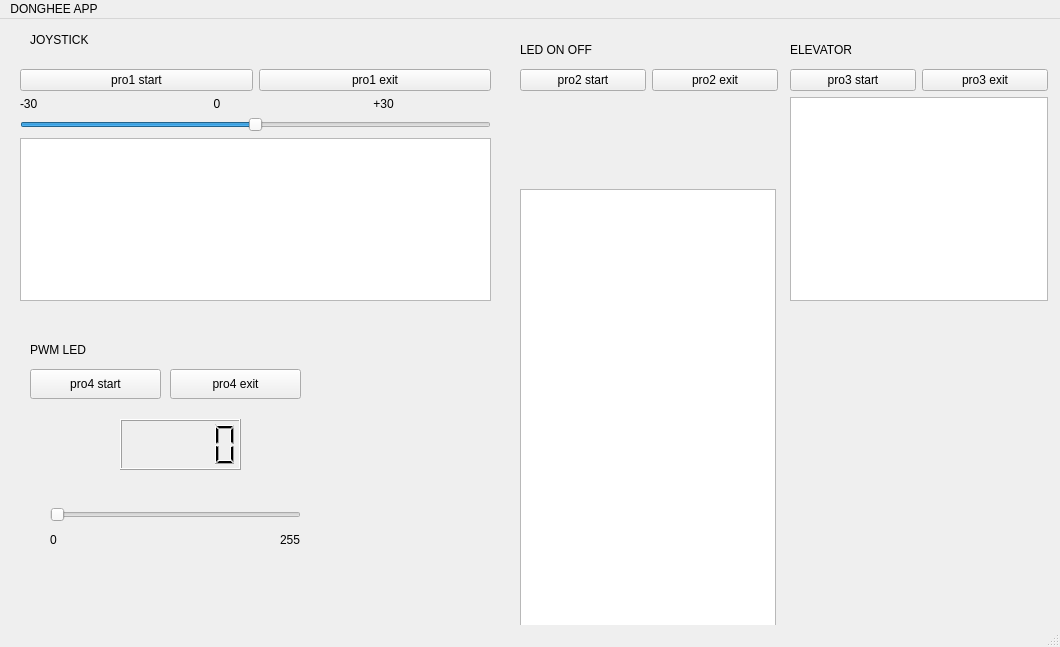
<?xml version="1.0" encoding="UTF-8"?>
<ui version="4.0">
 <class>MainWindow</class>
 <widget class="QMainWindow" name="MainWindow">
  <property name="geometry">
   <rect>
    <x>0</x>
    <y>0</y>
    <width>1060</width>
    <height>647</height>
   </rect>
  </property>
  <property name="windowTitle">
   <string>MainWindow</string>
  </property>
  <widget class="QWidget" name="centralwidget">
   <widget class="QPushButton" name="pushButton_7">
    <property name="geometry">
     <rect>
      <x>30</x>
      <y>350</y>
      <width>131</width>
      <height>30</height>
     </rect>
    </property>
    <property name="text">
     <string>pro4 start</string>
    </property>
   </widget>
   <widget class="QPushButton" name="pushButton_8">
    <property name="geometry">
     <rect>
      <x>170</x>
      <y>350</y>
      <width>131</width>
      <height>30</height>
     </rect>
    </property>
    <property name="text">
     <string>pro4 exit</string>
    </property>
   </widget>
   <widget class="QSlider" name="horizontalSlider">
    <property name="geometry">
     <rect>
      <x>50</x>
      <y>470</y>
      <width>251</width>
      <height>51</height>
     </rect>
    </property>
    <property name="maximum">
     <number>255</number>
    </property>
    <property name="orientation">
     <enum>Qt::Horizontal</enum>
    </property>
   </widget>
   <widget class="QLCDNumber" name="lcdNumber">
    <property name="geometry">
     <rect>
      <x>120</x>
      <y>400</y>
      <width>121</width>
      <height>51</height>
     </rect>
    </property>
   </widget>
   <widget class="QLabel" name="label">
    <property name="geometry">
     <rect>
      <x>30</x>
      <y>10</y>
      <width>151</width>
      <height>22</height>
     </rect>
    </property>
    <property name="text">
     <string>JOYSTICK</string>
    </property>
   </widget>
   <widget class="QLabel" name="label_2">
    <property name="geometry">
     <rect>
      <x>520</x>
      <y>20</y>
      <width>131</width>
      <height>22</height>
     </rect>
    </property>
    <property name="text">
     <string>LED ON OFF</string>
    </property>
   </widget>
   <widget class="QLabel" name="label_3">
    <property name="geometry">
     <rect>
      <x>790</x>
      <y>20</y>
      <width>191</width>
      <height>22</height>
     </rect>
    </property>
    <property name="text">
     <string>ELEVATOR</string>
    </property>
   </widget>
   <widget class="QLabel" name="label_4">
    <property name="geometry">
     <rect>
      <x>30</x>
      <y>320</y>
      <width>101</width>
      <height>22</height>
     </rect>
    </property>
    <property name="text">
     <string>PWM LED</string>
    </property>
   </widget>
   <widget class="QLabel" name="label_5">
    <property name="geometry">
     <rect>
      <x>50</x>
      <y>510</y>
      <width>21</width>
      <height>22</height>
     </rect>
    </property>
    <property name="text">
     <string>0</string>
    </property>
   </widget>
   <widget class="QLabel" name="label_6">
    <property name="geometry">
     <rect>
      <x>280</x>
      <y>510</y>
      <width>31</width>
      <height>22</height>
     </rect>
    </property>
    <property name="text">
     <string>255</string>
    </property>
   </widget>
   <widget class="QWidget" name="layoutWidget">
    <property name="geometry">
     <rect>
      <x>790</x>
      <y>50</y>
      <width>258</width>
      <height>232</height>
     </rect>
    </property>
    <layout class="QVBoxLayout" name="verticalLayout_3">
     <item>
      <layout class="QHBoxLayout" name="horizontalLayout_3">
       <item>
        <widget class="QPushButton" name="pushButton_3">
         <property name="text">
          <string>pro3 start</string>
         </property>
        </widget>
       </item>
       <item>
        <widget class="QPushButton" name="pushButton_5">
         <property name="text">
          <string>pro3 exit</string>
         </property>
        </widget>
       </item>
      </layout>
     </item>
     <item>
      <widget class="QTextBrowser" name="textBrowser_3"/>
     </item>
    </layout>
   </widget>
   <widget class="QWidget" name="layoutWidget">
    <property name="geometry">
     <rect>
      <x>520</x>
      <y>50</y>
      <width>258</width>
      <height>111</height>
     </rect>
    </property>
    <layout class="QVBoxLayout" name="verticalLayout_2">
     <item>
      <layout class="QHBoxLayout" name="horizontalLayout_2">
       <item>
        <widget class="QPushButton" name="pushButton_2">
         <property name="text">
          <string>pro2 start</string>
         </property>
        </widget>
       </item>
       <item>
        <widget class="QPushButton" name="pushButton_4">
         <property name="text">
          <string>pro2 exit</string>
         </property>
        </widget>
       </item>
      </layout>
     </item>
     <item>
      <widget class="QLabel" name="label_7">
       <property name="text">
        <string/>
       </property>
      </widget>
     </item>
    </layout>
   </widget>
   <widget class="QWidget" name="layoutWidget">
    <property name="geometry">
     <rect>
      <x>20</x>
      <y>50</y>
      <width>471</width>
      <height>232</height>
     </rect>
    </property>
    <layout class="QVBoxLayout" name="verticalLayout">
     <item>
      <layout class="QHBoxLayout" name="horizontalLayout">
       <item>
        <widget class="QPushButton" name="pushButton">
         <property name="text">
          <string>pro1 start</string>
         </property>
        </widget>
       </item>
       <item>
        <widget class="QPushButton" name="pushButton_6">
         <property name="text">
          <string>pro1 exit</string>
         </property>
        </widget>
       </item>
      </layout>
     </item>
     <item>
      <widget class="QLabel" name="label_8">
       <property name="text">
        <string>-30                                                     0                                              +30</string>
       </property>
      </widget>
     </item>
     <item>
      <widget class="QSlider" name="horizontalSlider_2">
       <property name="minimum">
        <number>-30</number>
       </property>
       <property name="maximum">
        <number>30</number>
       </property>
       <property name="orientation">
        <enum>Qt::Horizontal</enum>
       </property>
      </widget>
     </item>
     <item>
      <widget class="QTextBrowser" name="textBrowser"/>
     </item>
    </layout>
   </widget>
   <widget class="QTextBrowser" name="textBrowser_2">
    <property name="geometry">
     <rect>
      <x>520</x>
      <y>170</y>
      <width>256</width>
      <height>463</height>
     </rect>
    </property>
   </widget>
  </widget>
  <widget class="QMenuBar" name="menubar">
   <property name="geometry">
    <rect>
     <x>0</x>
     <y>0</y>
     <width>1060</width>
     <height>27</height>
    </rect>
   </property>
   <widget class="QMenu" name="menuDONGHEE_APP">
    <property name="title">
     <string>DONGHEE APP</string>
    </property>
   </widget>
   <addaction name="menuDONGHEE_APP"/>
  </widget>
  <widget class="QStatusBar" name="statusbar"/>
 </widget>
 <resources/>
 <connections/>
</ui>
